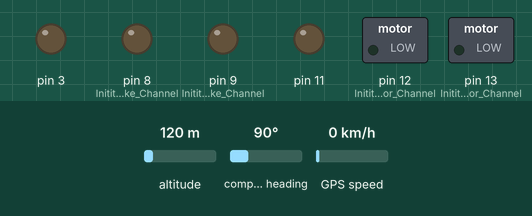
This sketch was run on a simulated Arduino Uno, built with avr-gcc and run on an emulated ATmega328P. On the bench: switched loads named in the sketch (green lamp = pin HIGH), output pins drawn as LEDs (lit = HIGH). Inputs (shaded band) come from the test bench; at power-on: compass heading 90°, altitude 120 m, GPS speed 0 km/h. The GPS gets a fix after 3 s at 37.7749, -122.4194 with 8 satellites. At 6.0 s the program stops and its outputs stay as they are.

Above: at 1.2 s.
1.3 s: compass heading set to 0°
At 4.0 s:
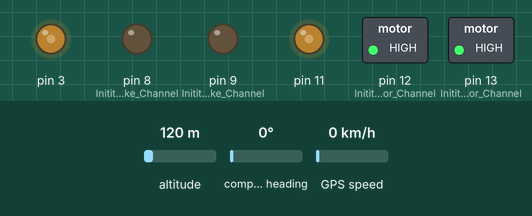
At 6.3 s:
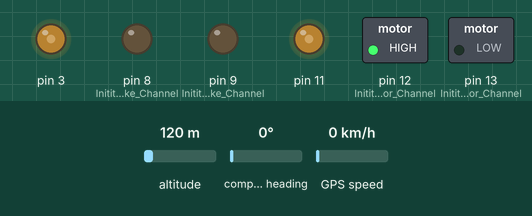
Timing chart, 0 to 7.5 s (numbered marks = the images above; inputs shaded):
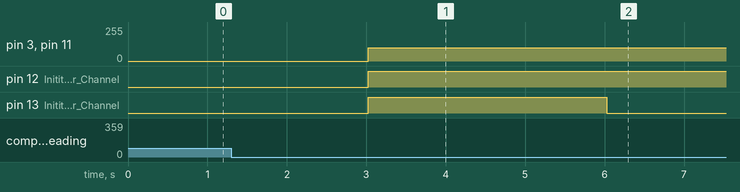

The sketch:

gps_navigation.ino
```cpp
#include <TinyGPS.h> //allows breakdwon of data retrieved from gps device
#include <SoftwareSerial.h>
#define _USE_MATH_DEFINES
#include <math.h>

SoftwareSerial GPS(2,5);

TinyGPS gpsShield; //create an instance of gps shield

//Create a structure to hold variables globally
struct variables {
  //Define variables for longitude and latitude in decimal form
  float longitude;
  float latitude;
  float bearing;
};

const float pi = atan(1)*4;

int iteration = 0;


void setup() {
  GPS.begin(9600);
  Serial.begin(9600);

  //Setup Channel A for Motor 1
  pinMode(12, OUTPUT); //Inititates Motor Channel A pin
  pinMode(9, OUTPUT); //Inititates Brake Channel A pin

  //Setup Channel B for Motor 2
  pinMode(13, OUTPUT); //Inititates Motor Channel B pin
  pinMode(8, OUTPUT); //Inititates Brake Channel B pin
}

void loop()
{
  if (iteration<4) {
    byte gpsData;
    if ( GPS.available() > 0 ) // if there is data coming from the GPS shield
    {
      gpsData = GPS.read(); // get the byte of data
      if(gpsShield.encode(gpsData)) // if there is valid GPS data...

      {
        //Serial.write(gpsData);
        setMotors(HIGH,100,LOW,HIGH,100,LOW);
        delay(3000);
        setMotors(HIGH,0,LOW,HIGH,0,LOW);
        struct variables currentPositionDecimal = breakDownGpsData(gpsShield);
        runMotors(currentPositionDecimal,0.001,90);
        iteration++;
      }
    }
  }

}

struct variables breakDownGpsData(TinyGPS &gps)
{
  //Define variables for holding lat, long and bearing
  float currentLongitude, currentLatitude, currentBearing;

  gpsShield.f_get_position(&currentLatitude, &currentLongitude);
  currentBearing = gpsShield.course();

  //Store the current gps data
  struct variables currentLatLongBea;
  currentLatLongBea.latitude = currentLatitude;
  currentLatLongBea.longitude = currentLongitude;
  currentLatLongBea.bearing = currentBearing;

  //convert and store the current position to decimal values
  struct variables decimalCurrentPosition = conversionDecimalLatLong(currentLatitude,currentLongitude, currentBearing,0);


  return decimalCurrentPosition;
}

struct variables conversionDecimalLatLong(float latitude, float longitude, float bearing,int decimalOrLatLong) //decimalOrLatLong is 0 for converting to decimal and 1 for the inverse
{
  if(decimalOrLatLong ==0) {
    struct variables decimalVariables;

    //convert NMEA data to decimal
    float latitudeDecimal = floor(latitude/100) + fmod(latitude,100)/60;
    float longitudeDecimal = floor(longitude/100) + fmod(longitude,100)/60;

    //store and return to structure
    decimalVariables.longitude = longitudeDecimal;
    decimalVariables.latitude = latitudeDecimal;
    decimalVariables.bearing = bearing;
    return decimalVariables;
  }
  else {
    struct variables NMEAVariables;

    //convert to NMEA data
    float latitudeNMEA = (floor(latitude)+fmod(latitude,1)*60)*100;
    float longitudeNMEA = (floor(longitude)+fmod(longitude,1)*60)*100;

    //store and return to structure
    NMEAVariables.latitude = latitudeNMEA;
    NMEAVariables.longitude = longitudeNMEA;
    NMEAVariables.bearing = bearing;
    return NMEAVariables;
    }
}


struct variables getWaypoint(variables currentPosition, float distanceKM, int angleChange)
{
  //convert all variables from degrees to radians
  float latitudeRadians = degreeRadianConversion(currentPosition.latitude,0);
  float longitudeRadians = degreeRadianConversion(currentPosition.longitude,0);
  float oldBearingRadians = degreeRadianConversion(currentPosition.bearing,0);
  float newBearingRadians;
  if (oldBearingRadians+angleChange>=2*pi) {
    newBearingRadians = oldBearingRadians + angleChange - 2*pi;
  }
  else {
    newBearingRadians = oldBearingRadians + angleChange;
  }

  //calculate the radius of the earth at this position
  float earthRadius = pow(pow(6356.7523*sin(latitudeRadians),2)+ pow(6378.137*cos(latitudeRadians),2),1/2);

  //calculate new latitude and longitude
  float newLatitudeRadians = asin(sin(latitudeRadians)*cos(distanceKM/earthRadius) + cos(latitudeRadians)*sin(distanceKM/earthRadius)*cos(newBearingRadians));
  float newLongitudeRadians = longitudeRadians + atan2(sin(newBearingRadians)*sin(distanceKM/earthRadius)*cos(latitudeRadians),cos(distanceKM/earthRadius) - sin(latitudeRadians)*sin(newLatitudeRadians));

  //convert back to degrees
  float newLatitude = degreeRadianConversion(newLatitudeRadians,1);
  float newLongitude = degreeRadianConversion(newLongitudeRadians,1);
  float newBearing = degreeRadianConversion(newBearingRadians,1);

  struct variables newPosition;

  //convert back to NMEA data
  newPosition = conversionDecimalLatLong(newLatitude,newLongitude,newBearing,1);

  return newPosition;
};

float degreeRadianConversion(float number, int degreeOrRadian) //degreeOrRadian is 0 if degree and 1 if radian
{
  if (degreeOrRadian == 0) {
    return number*pi/180;
  }
  if (degreeOrRadian == 1) {
    return number*180/pi;
  }
  else {
    return 0;
  }
}

void runMotors(variables currentPos,float distanceKM, float angleChange) {
  //obtain new waypoint
  struct variables waypoint = getWaypoint(currentPos, distanceKM, angleChange);

  //turn to face waypoint
  if (currentPos.bearing+angleChange<360) {
    while ( waypoint.bearing > currentPos.bearing) {
    setMotors(HIGH,100,LOW,LOW,100,LOW);
      }
    }
  if (currentPos.bearing+angleChange>360) {
    while (waypoint.bearing<currentPos.bearing) {
      setMotors(LOW,100,LOW,HIGH,100,LOW);
    }
  }


  if (fabs(currentPos.latitude-waypoint.latitude) > 0.0001 && fabs(currentPos.longitude-waypoint.longitude)>0.0001 ) {
    setMotors(HIGH,0,LOW,HIGH,0,LOW);
  }
  else {
    setMotors(HIGH,100,LOW,HIGH,100,LOW);
  }
}


//void to turn motors on and off, and vary speed
void setMotors(uint8_t channelADirection, int channelASpeed,uint8_t channelABrake,uint8_t channelBDirection, int channelBSpeed,uint8_t channelBBrake) {
  //set motor 1/channel A
  digitalWrite(12,channelADirection);
  digitalWrite(9,channelABrake);
  analogWrite(3,channelASpeed);

  //set motor 2/channel B
  digitalWrite(13,channelBDirection);
  digitalWrite(8,channelBBrake);
  analogWrite(11,channelBSpeed);
}
```

Measured:
- after the input at 1.3 s, pin 3, pin 11: goes on until 3.0 s, then stays 100/255
